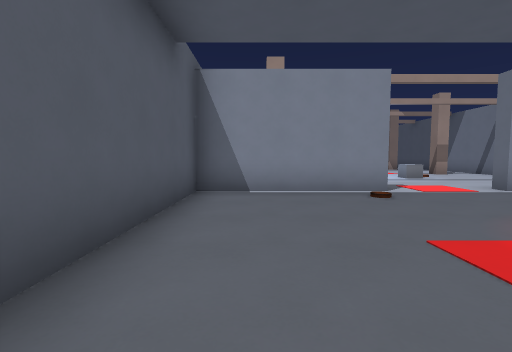
View 1 (above)

18 first-person views from a walk through a 3-D level made in the Godot game engine. The camera is 1.3 m above the floor, tilts 4° down and sees 85° across. The floor is counted in squares, 1.8 m on a side. Each view is taken from the middle of a square. On the plan, view 1 faces up. The plan holds only what a view shows up to about 10 squares ahead; the rest is blank. Characters and animated objects are not drawn.

View 2
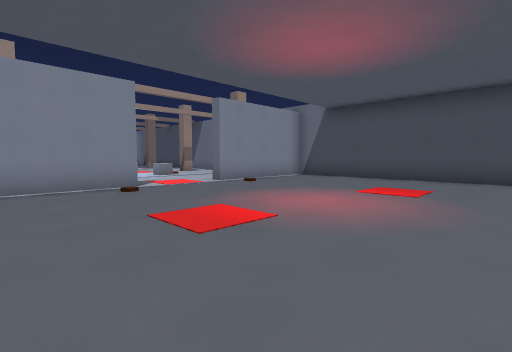

View 3
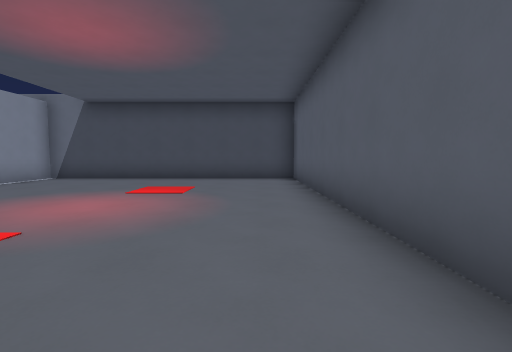

View 4
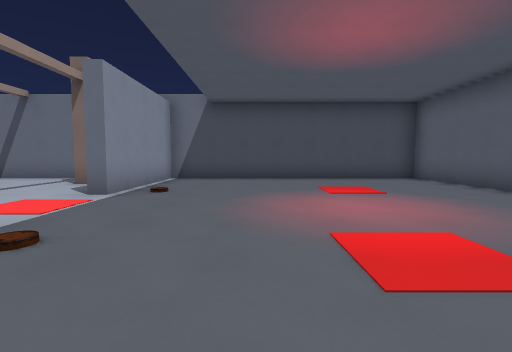

View 5
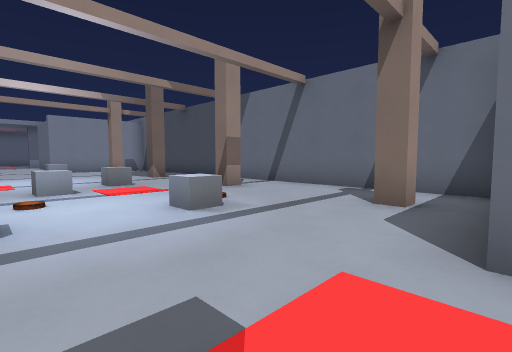

View 6
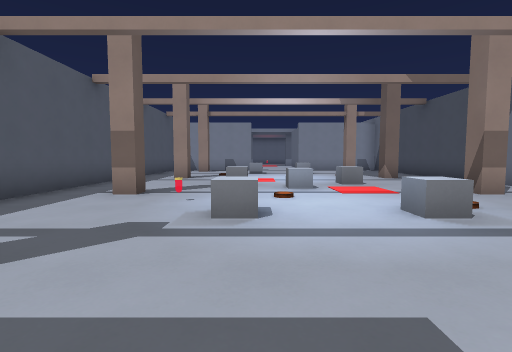

View 7
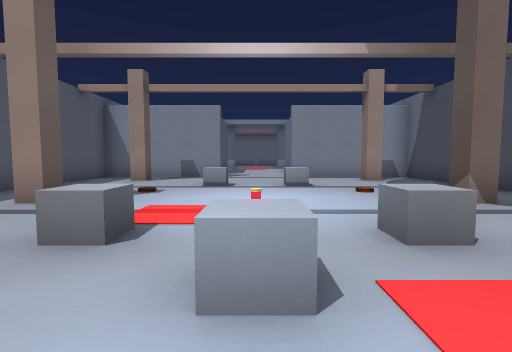

View 8
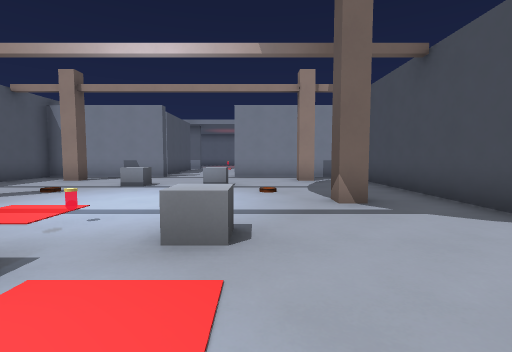

View 9
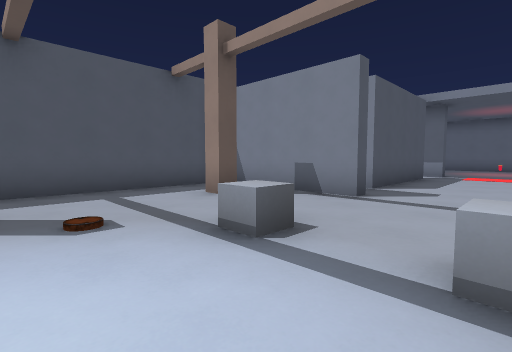

View 10
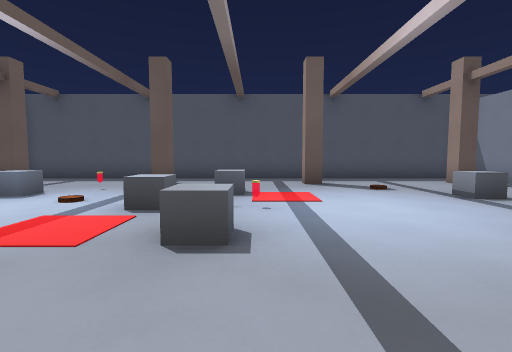

View 11
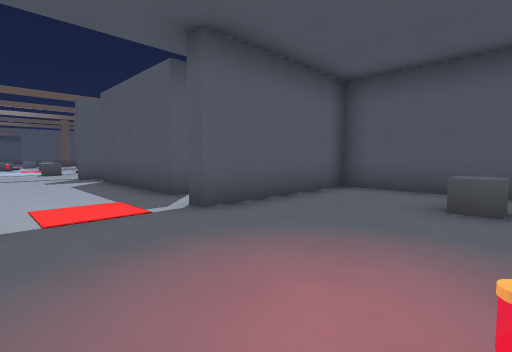

View 12
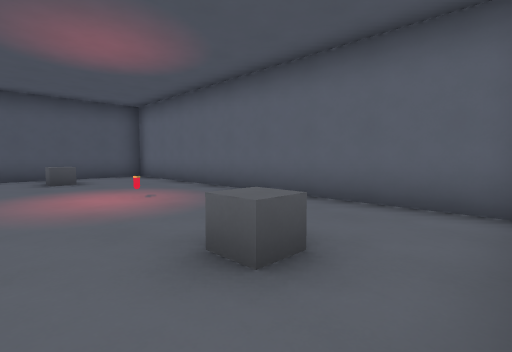

View 13
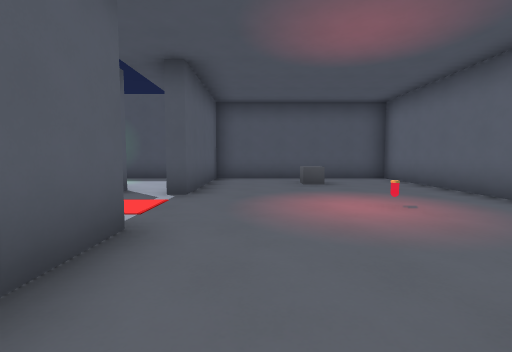

View 14
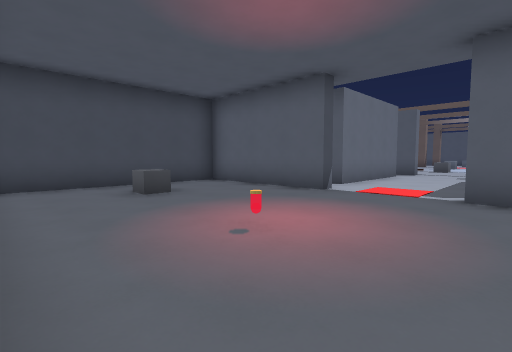

View 15
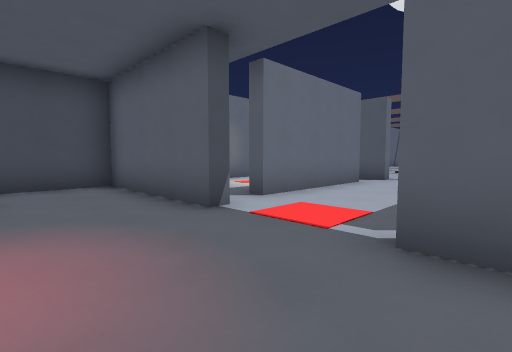

View 16
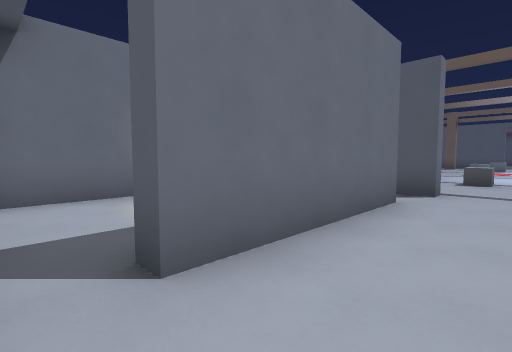

View 17
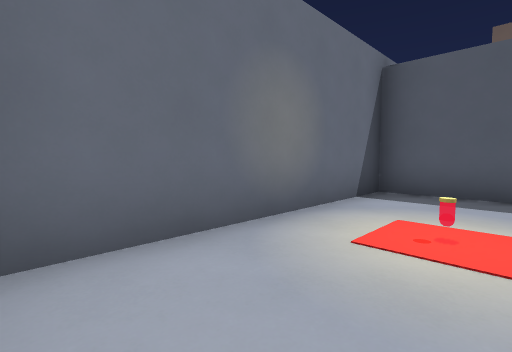

View 18
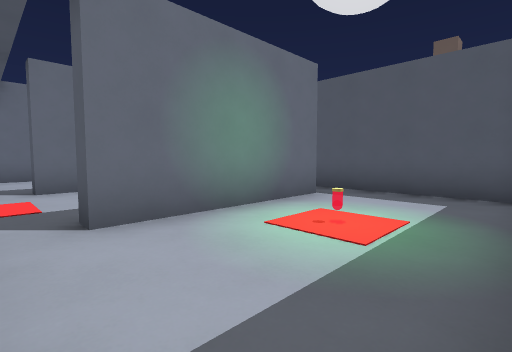

### Floor plan
Points are (right, up) in squares from view 1. A wall is a line through its corners. A room is listed if a view was taken in it or the views show most of it. See-through windows are left out.
Room 1 (views 1, 2, 3, 4)
walls: (1.2, -2.3) (9.2, -2.3) (9.2, 5.8) (5.3, 5.8); (2.9, 5.8) (-1.2, 5.8) (-1.2, 1.2)
ways out: opening at (4, 5.7) to room 2
Room 2 (views 5, 6, 7, 8, 9, 10, 11, 12, 13, 14, 15, 16)
walls: (2.7, 21.2) (2.7, 20.8) (-1.2, 20.8) (-1.2, 6.5); (5.6, 22.2) (5.6, 26.2); (2.4, 26.2) (2.4, 22.2); (5.3, 27.2) (5.3, 27.7) (9.2, 27.7) (9.2, 32.8); (5.3, 5.8) (5.3, 6.2); (9.2, 6.5) (9.2, 20.8) (5.3, 20.8) (5.3, 21.2); (8.9, 33.3) (-1.2, 33.3) (-1.2, 27.7) (2.7, 27.7) (2.7, 27.3)
ways out: opening at (4, 5.7) to room 1; opening at (6, 22) to room 3; opening at (6, 27) to room 3; opening at (2, 22) to room 4; opening at (2, 27) to room 4
objects: pillar (0, 7) to (1, 8); pillar (0, 11) to (1, 12); pillar (0, 15) to (1, 16); pillar (0, 19) to (1, 20); crate (0, 31); other object (2, 11); crate (2, 14); crate (3, 10); crate (3, 18); crate (4, 13); other object (4, 14); other object (4, 31); crate (5, 10); crate (5, 14); crate (5, 18); pillar (7, 7) to (8, 8); pillar (7, 11) to (8, 12); pillar (7, 15) to (8, 16); pillar (7, 19) to (8, 20); crate (7, 31)
Room 3 (view 17)
walls: (5.6, 26.2) (6, 26.2); (5.3, 21.2) (9.2, 21.2) (9.2, 27)
ways out: opening at (6, 22) to room 2; opening at (6, 27) to room 2
objects: other object (7, 24)
Room 4 (view 18)
walls: (-1.2, 26.1) (-1.2, 24.6); (2.7, 27.3) (2.1, 27.3); (2.1, 22.1) (2.1, 26.2) (2.4, 26.2); (-0.9, 21.2) (2.7, 21.2)
ways out: opening at (2, 22) to room 2; opening at (2, 27) to room 2
objects: other object (0, 24)

Positions as (right, up) in squares from view 1, and headings:
1: (0, 0), facing up
2: (0, -1), facing up-right
3: (0, -1), facing right
4: (0, 3), facing right
5: (3, 6), facing up-right
6: (3, 6), facing up
7: (4, 11), facing up
8: (6, 11), facing up
9: (5, 16), facing up-left
10: (8, 14), facing left
11: (5, 31), facing down-left
12: (9, 29), facing up-left
13: (8, 29), facing left
14: (2, 33), facing down-right
15: (2, 30), facing down-right
16: (4, 27), facing down-right
17: (7, 27), facing down-right
18: (-1, 27), facing down-right
